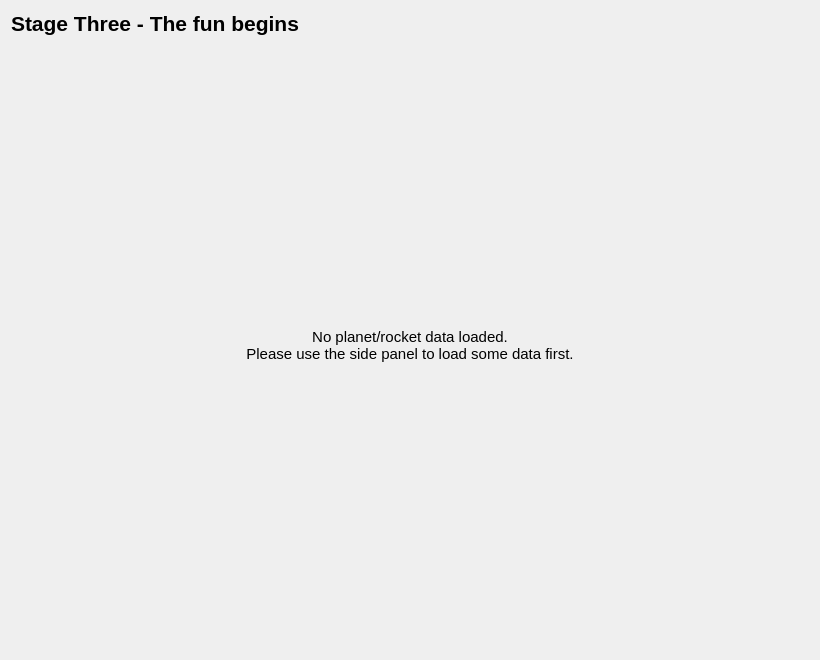
<?xml version="1.0" encoding="UTF-8"?>
<ui version="4.0">
 <class>SimplifiedStraightJourneySolutionWidget</class>
 <widget class="QWidget" name="SimplifiedStraightJourneySolutionWidget">
  <property name="geometry">
   <rect>
    <x>0</x>
    <y>0</y>
    <width>820</width>
    <height>660</height>
   </rect>
  </property>
  <property name="windowTitle">
   <string>Form</string>
  </property>
  <layout class="QVBoxLayout" name="verticalLayout">
   <item>
    <widget class="QLabel" name="SimplifiedStraightJourneyHeader">
     <property name="font">
      <font>
       <pointsize>16</pointsize>
       <bold>true</bold>
      </font>
     </property>
     <property name="text">
      <string>Stage Three - The fun begins</string>
     </property>
    </widget>
   </item>
   <item>
    <widget class="QStackedWidget" name="stackedWidget">
     <widget class="QWidget" name="noDataPage">
      <layout class="QVBoxLayout" name="verticalLayout_2">
       <item>
        <widget class="QLabel" name="noDataLabel">
         <property name="font">
          <font>
           <pointsize>11</pointsize>
          </font>
         </property>
         <property name="text">
          <string>No planet/rocket data loaded.
Please use the side panel to load some data first.</string>
         </property>
         <property name="alignment">
          <set>Qt::AlignmentFlag::AlignCenter</set>
         </property>
        </widget>
       </item>
      </layout>
     </widget>
     <widget class="QWidget" name="simplifiedStraightJourneyPage">
      <layout class="QVBoxLayout" name="verticalLayout_3" stretch="0,1">
       <item>
        <widget class="QFrame" name="planetChooserFrame">
         <property name="font">
          <font>
           <pointsize>6</pointsize>
          </font>
         </property>
         <property name="styleSheet">
          <string notr="true">#planetChooserFrame {
	border-top: 2px solid lightgrey;
	border-left: 2px solid lightgrey;
	border-right: 2px solid darkgrey;
	border-bottom: 2px solid darkgrey;
}</string>
         </property>
         <property name="frameShape">
          <enum>QFrame::Shape::NoFrame</enum>
         </property>
         <property name="frameShadow">
          <enum>QFrame::Shadow::Raised</enum>
         </property>
         <property name="lineWidth">
          <number>0</number>
         </property>
         <layout class="QHBoxLayout" name="horizontalLayout" stretch="1,5,1,5">
          <item>
           <widget class="QLabel" name="fromPlanetLabel">
            <property name="font">
             <font>
              <pointsize>11</pointsize>
              <bold>true</bold>
             </font>
            </property>
            <property name="text">
             <string>From:</string>
            </property>
            <property name="alignment">
             <set>Qt::AlignmentFlag::AlignRight|Qt::AlignmentFlag::AlignTrailing|Qt::AlignmentFlag::AlignVCenter</set>
            </property>
           </widget>
          </item>
          <item>
           <widget class="QComboBox" name="fromPlanetSelect">
            <property name="font">
             <font>
              <pointsize>11</pointsize>
             </font>
            </property>
            <property name="editable">
             <bool>false</bool>
            </property>
            <property name="placeholderText">
             <string>Select origin planet...</string>
            </property>
           </widget>
          </item>
          <item>
           <widget class="QLabel" name="toPlanetLabel">
            <property name="font">
             <font>
              <pointsize>11</pointsize>
              <bold>true</bold>
             </font>
            </property>
            <property name="text">
             <string>To:</string>
            </property>
            <property name="alignment">
             <set>Qt::AlignmentFlag::AlignRight|Qt::AlignmentFlag::AlignTrailing|Qt::AlignmentFlag::AlignVCenter</set>
            </property>
           </widget>
          </item>
          <item>
           <widget class="QComboBox" name="toPlanetSelect">
            <property name="font">
             <font>
              <pointsize>11</pointsize>
             </font>
            </property>
            <property name="placeholderText">
             <string>Select destination planet...</string>
            </property>
           </widget>
          </item>
         </layout>
        </widget>
       </item>
       <item>
        <widget class="QStackedWidget" name="resultsStackedWidget">
         <widget class="QWidget" name="resultsIssuePage">
          <layout class="QVBoxLayout" name="verticalLayout_4">
           <property name="leftMargin">
            <number>0</number>
           </property>
           <property name="topMargin">
            <number>0</number>
           </property>
           <property name="rightMargin">
            <number>0</number>
           </property>
           <property name="bottomMargin">
            <number>0</number>
           </property>
           <item>
            <widget class="QLabel" name="resultsIssueLabel">
             <property name="font">
              <font>
               <pointsize>11</pointsize>
              </font>
             </property>
             <property name="text">
              <string>Issue: {issueText}.
Please {issueSolutionText} to continue.</string>
             </property>
             <property name="alignment">
              <set>Qt::AlignmentFlag::AlignCenter</set>
             </property>
            </widget>
           </item>
          </layout>
         </widget>
         <widget class="QWidget" name="resultsDisplayPage">
          <layout class="QVBoxLayout" name="verticalLayout_5">
           <property name="leftMargin">
            <number>0</number>
           </property>
           <property name="topMargin">
            <number>0</number>
           </property>
           <property name="rightMargin">
            <number>0</number>
           </property>
           <property name="bottomMargin">
            <number>0</number>
           </property>
           <item>
            <widget class="QScrollArea" name="scrollArea">
             <property name="styleSheet">
              <string notr="true">background-color: transparent;</string>
             </property>
             <property name="frameShape">
              <enum>QFrame::Shape::NoFrame</enum>
             </property>
             <property name="horizontalScrollBarPolicy">
              <enum>Qt::ScrollBarPolicy::ScrollBarAlwaysOff</enum>
             </property>
             <property name="widgetResizable">
              <bool>true</bool>
             </property>
             <widget class="QWidget" name="scrollAreaWidgetContents">
              <property name="geometry">
               <rect>
                <x>0</x>
                <y>0</y>
                <width>776</width>
                <height>508</height>
               </rect>
              </property>
              <layout class="QVBoxLayout" name="verticalLayout_6">
               <property name="leftMargin">
                <number>0</number>
               </property>
               <property name="topMargin">
                <number>11</number>
               </property>
               <property name="rightMargin">
                <number>0</number>
               </property>
               <property name="bottomMargin">
                <number>11</number>
               </property>
               <item>
                <widget class="QLabel" name="resultsDisplayLabel">
                 <property name="font">
                  <font>
                   <pointsize>11</pointsize>
                  </font>
                 </property>
                 <property name="text">
                  <string>When travelling from &lt;b&gt;{fromPlanet}&lt;/b&gt; to &lt;b&gt;{toPlanet}&lt;/b&gt; using a simplified straight-line model, we get the following statistics:
- Distance between planets (at closest approach): &lt;b&gt;{closestDistance} AU&lt;/b&gt;
- Cruising velocity: &lt;b&gt;{cruisingVelocityM/S} m/s&lt;/b&gt; ({cruisingVelocityKm/S} km/s)
- Time to reach cruising velocity: &lt;b&gt;{accelerationTime} s&lt;/b&gt;
- Distance from {fromPlanet} surface when reaching cruising velocity: &lt;b&gt;{accelerationDistance} km&lt;/b&gt;
- Time cruising at nominal velocity: &lt;b&gt;{cruisingTime} s&lt;/b&gt; ({cruisingTimeFormatted})
- Distance from {toPlanet} surface when starting deceleration burn: &lt;b&gt;{decelerationDistance} km&lt;/b&gt;
- Time to decelerate to 0 velocity onto {toPlanet} surface: &lt;b&gt;{decelerationTime} s&lt;/b&gt;
- Total travel time: &lt;b&gt;{totalJourneyTime} s&lt;/b&gt; ({totalJourneyTimeFormatted})</string>
                 </property>
                 <property name="textFormat">
                  <enum>Qt::TextFormat::MarkdownText</enum>
                 </property>
                 <property name="alignment">
                  <set>Qt::AlignmentFlag::AlignLeading|Qt::AlignmentFlag::AlignLeft|Qt::AlignmentFlag::AlignTop</set>
                 </property>
                 <property name="wordWrap">
                  <bool>true</bool>
                 </property>
                </widget>
               </item>
              </layout>
             </widget>
            </widget>
           </item>
          </layout>
         </widget>
        </widget>
       </item>
      </layout>
     </widget>
    </widget>
   </item>
  </layout>
 </widget>
 <resources/>
 <connections/>
</ui>
